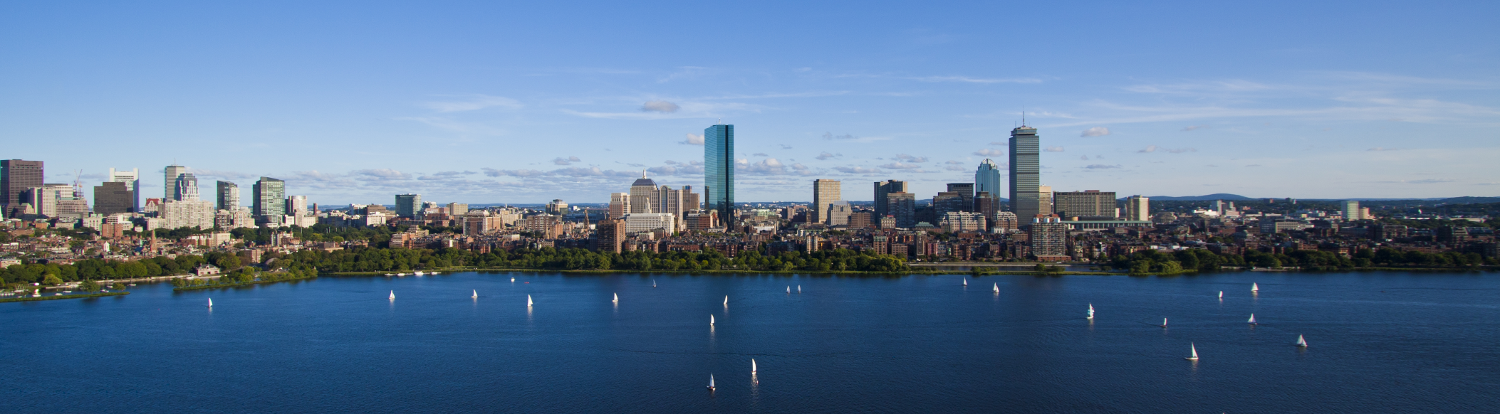
#> input picture Photos/lounge_view.png, 1500 x 414 px
$ jupyter execute '5 - Filtering.ipynb'   (shell and % lines are left out)   (Python 2 division)   (older library calls are emulated)
#> lines starting #> are read from the running program, lines starting #| are printed output that depends on the picture
#> further down, boston is the input picture: shape (414, 1500, 3); mean R, G, B 93.3, 119.3, 149.4
[cell 1]
import numpy as np
global np
import scipy as sp
import scipy.signal as signal
import matplotlib.pyplot as plt
import IPython.display as ipd
from ipywidgets import interact
import sys
import wave
sys.path.append("../backend/")
# [38 lines left out: function load_wav, not called in this run]

# A note on todays work

There are A LOT of different types of filters. I mean tons. Many classes (like 6.003 etc) will cover maybe 4 of them in just enough depth that you know how a filter may work in general, but in the real work this isn't good enough. Today we are going to dive head first into the world of filters and try to understand what different types of filters exist, why you might want to use one filter over another, what are the tradeoffs of filters, and how do we choose a filter for our applications.

## High Pass, Low Pass, Band Pass and Band Stop
Probably the easier filters to be able to understand, these simply just augment the frequency content that is passed through them.

We are going to analyze how these filters functions under different light. First, allow us to consider how they function under audio.

[cell 2]
def demolowpass(cutoff):
    pass

def demohighpass(cutoff):
    pass

def demobandpass(cutoff):
    pass

def demobandstop(cutoff):
    pass

## Linear Filters
There is a class of filters called linear filters. We will talk about how these are constructed later in the class, but for now it is just worth knowing some of their operations.

We will now talk about the butterworth filter. First, let's consider the two cases of audio and images.

[cell 3]
def demobutterworthaudio():
    pass

def demobutterworthimage():
    pass

We will now talk about a type 1 Chebyshev Filter.

[cell 4]
def demochebyshev1audio():
    pass

def demochebyshev1image():
    pass

We will now talk about a type 2 Chebyshev Filter

[cell 5]
def demochevyshev2audio():
    pass

def demochevyshev2image():
    pass

And finally, we will talk about an elliptic filter

[cell 6]
def demoellipticaudio():
    pass

def demoellipticimage():
    pass

FIR Filtering

[cell 7]
def demoFIR():
    pass

Bessel Filter / Thiran Filter

Gaussian Filter

Comb Filter

Optimum L Filter

Linkwitz-Riley Filter

## Filtering with a kernel
When we are dealing with some kind of two dimensional data (in particular an image) sometimes we want to be able to filter for particular values. F

## Undoing filtering with a kernel
The act of deconvolution is very difficult in signal processing. If the kernel that you are using for convolution is rank-complete (it has as many linearly independent rows as their are rows) then deconvolution is as simple as just inverting the matrix and convolving again.
However, in most cases deconvolution is not that easy. Let's look at what happens when we invert a 3x3 rank with rank one and try to take the convolution (not, the inverse for a non-rank complete matrix is not well defined, I am going with the moorse-penrose pseudoinverse matrix).

[cell 8]
def deconvolutiondemo(image, kernel):
    blurredimage = np.zeros(boston.shape)
    plt.figure()
#> (this line was passed over: IPython is not available in this run)
    plt.imshow(boston,aspect='auto')
#> (this line was passed over: IPython is not available in this run)
    plt.title('Original image')
#> (this line was passed over: IPython is not available in this run)
    plt.show()
    plt.figure()
#> (this line was passed over: IPython is not available in this run)
    blurredimage[:,:,0] = sp.ndimage.convolve(boston[:,:,0],kernel,mode='constant',cval=0.0)
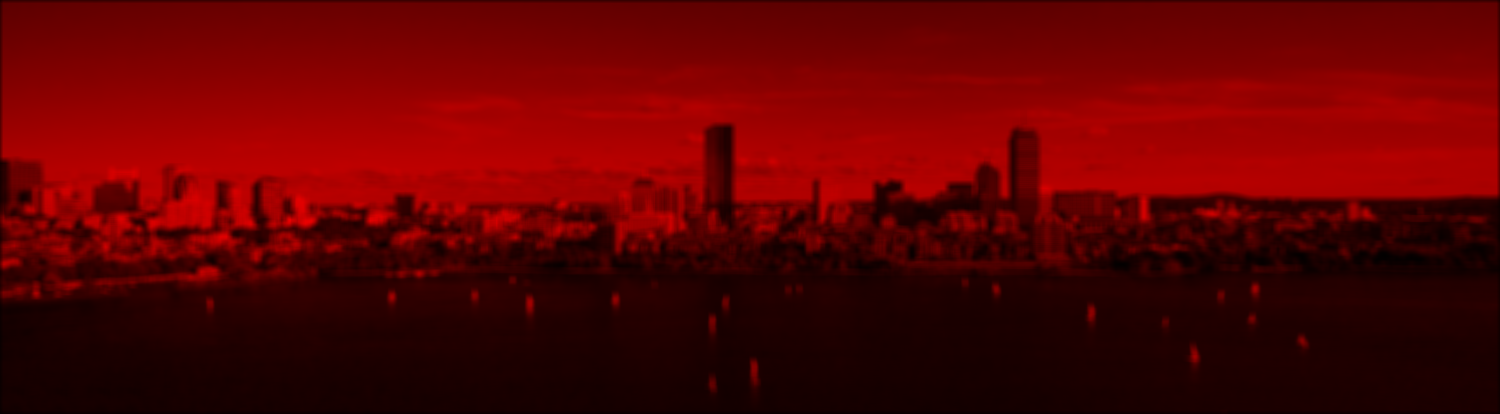
#> blurredimage: shape (414, 1500, 3) float64; mean R, G, B 92.4, 0, 0
    blurredimage[:,:,1] = sp.ndimage.convolve(boston[:,:,1],kernel,mode='constant',cval=0.0)
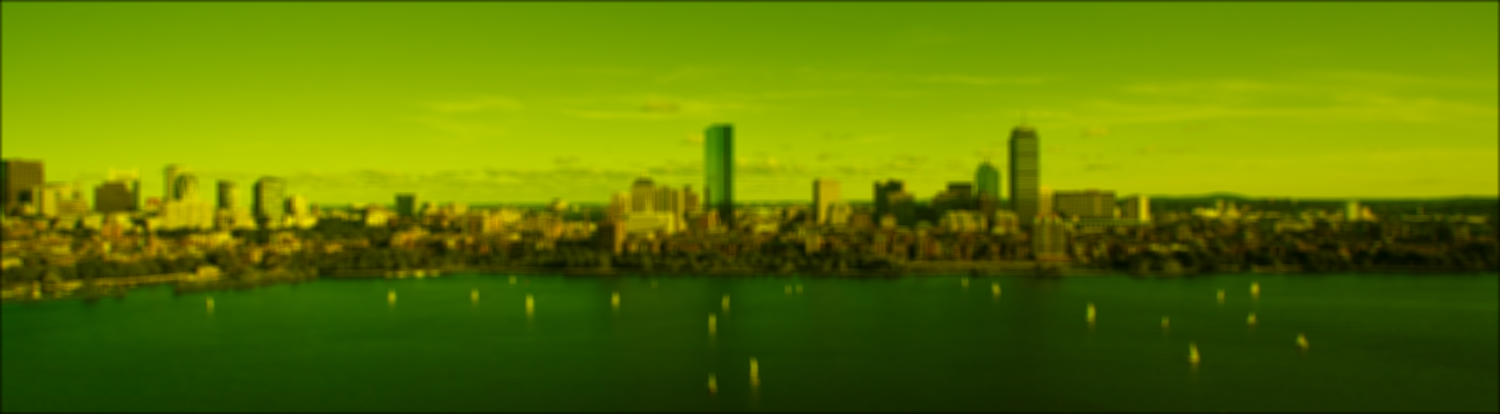
#> blurredimage: shape (414, 1500, 3) float64; mean R, G, B 92.4, 118.3, 0
    blurredimage[:,:,2] = sp.ndimage.convolve(boston[:,:,2],kernel,mode='constant',cval=0.0)
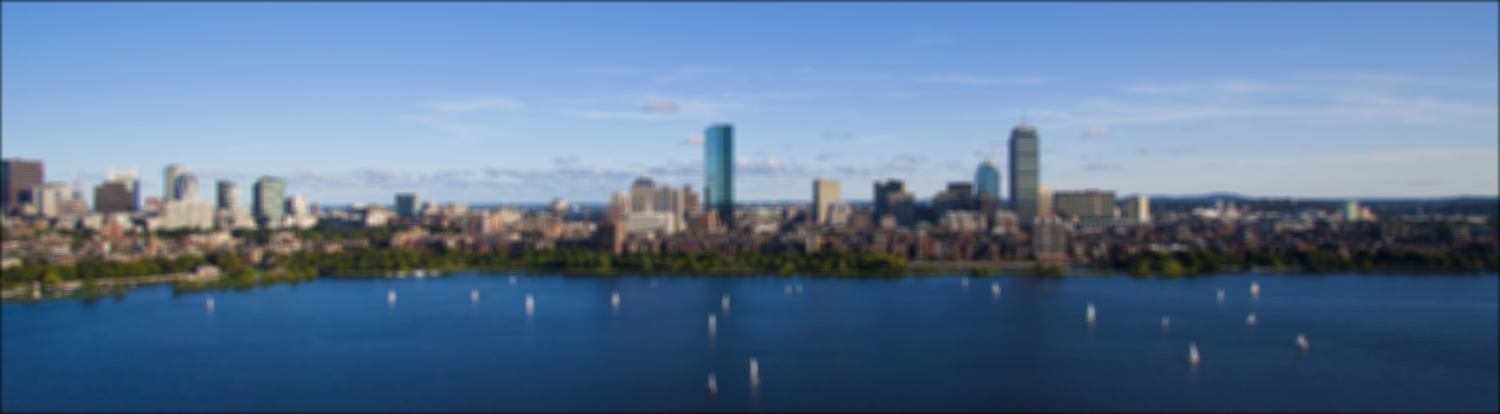
#> blurredimage: shape (414, 1500, 3) float64; mean R, G, B 92.4, 118.3, 148.2
    blurredimage = blurredimage.astype(np.uint8)
    plt.imshow(blurredimage,aspect='auto')
#> (this line was passed over: IPython is not available in this run)
    plt.title("Blurred image")
#> (this line was passed over: IPython is not available in this run)
    plt.show()

    deblurredimage = np.zeros(boston.shape)
    inversekernel = np.linalg.pinv(kernel)
    inversekernel = inversekernel/np.sum(inversekernel)
    plt.figure()
#> (this line was passed over: IPython is not available in this run)
    deblurredimage[:,:,0] = sp.ndimage.convolve(blurredimage[:,:,0],inversekernel,mode='constant',cval=0.0)
    deblurredimage[:,:,1] = sp.ndimage.convolve(blurredimage[:,:,1],inversekernel,mode='constant',cval=0.0)
    deblurredimage[:,:,2] = sp.ndimage.convolve(blurredimage[:,:,2],inversekernel,mode='constant',cval=0.0)
    deblurredimage = deblurredimage.astype(np.uint8)
    plt.imshow(deblurredimage,aspect='auto')
    plt.title("Deblurred image")
    plt.show()


boston = sp.misc.imread("./Photos/lounge_view.png")
kernel = np.ones((7,7))
normalizedkernel = kernel/np.sum(kernel)
deconvolutiondemo(boston,normalizedkernel)
